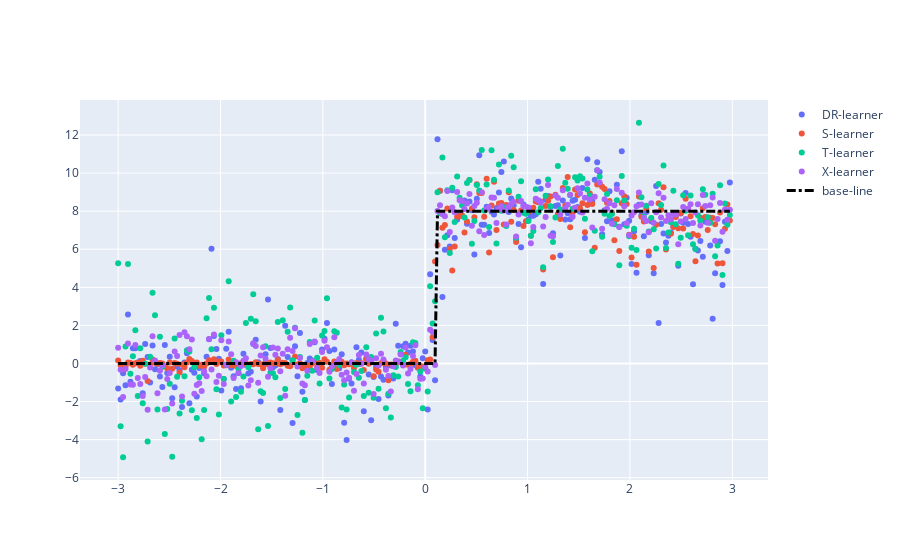

The cell this chart's notebook holds for it:
### Markdown cell above
### 1.3. Visual Comparisons

### Code cell
import plotly.graph_objects as go

fig = go.Figure()
fig.add_trace(go.Scatter(x = X_test[:, 1], y = DR_te,  mode = 'markers', name = "DR-learner" ))
fig.add_trace(go.Scatter(x = X_test[:, 1], y = S_te,  mode = 'markers', name = "S-learner"))
fig.add_trace(go.Scatter(x = X_test[:, 1], y = T_te,  mode = 'markers', name = "T-learner"))
fig.add_trace(go.Scatter(x = X_test[:, 1], y = X_te,  mode = 'markers', name = "X-learner"))
fig.add_trace(
    go.Scatter(
        x = X_test[:, 1], 
        y = np.apply_along_axis(treatment_effect, 1, X_test),
        name = "base-line", 
        line=dict(color='rgb(0, 0, 0)', width=3, dash="dashdot")
        )
    )


fig.show()

### Figure 1 — Plotly figure (JSON) as saved in the notebook; plotly's stock layout.template omitted (floating-point values rounded to 4 significant figures; data arrays with more than 128 entries replaced by an {"elided": "..."} marker saying what was removed)
{"data": [{"mode": "markers", "name": "DR-learner", "type": "scatter", "x": {"elided": "250 float values"}, "y": {"elided": "250 float values"}}, {"mode": "markers", "name": "S-learner", "type": "scatter", "x": {"elided": "250 float values"}, "y": {"elided": "250 float values"}}, {"mode": "markers", "name": "T-learner", "type": "scatter", "x": {"elided": "250 float values"}, "y": {"elided": "250 float values"}}, {"mode": "markers", "name": "X-learner", "type": "scatter", "x": {"elided": "250 float values"}, "y": {"elided": "250 float values"}}, {"line": {"color": "rgb(0, 0, 0)", "dash": "dashdot", "width": 3}, "name": "base-line", "type": "scatter", "x": {"elided": "250 float values"}, "y": {"elided": "250 int values"}}], "layout": {}}
